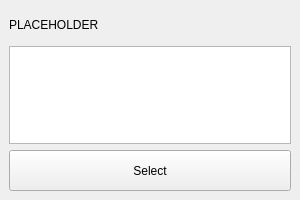
<?xml version="1.0" encoding="UTF-8"?>
<ui version="4.0">
 <class>MainWindow</class>
 <widget class="QMainWindow" name="MainWindow">
  <property name="geometry">
   <rect>
    <x>0</x>
    <y>0</y>
    <width>300</width>
    <height>200</height>
   </rect>
  </property>
  <property name="windowTitle">
   <string>Olfactory Controller</string>
  </property>
  <widget class="QWidget" name="central_widget">
   <layout class="QVBoxLayout" name="verticalLayout">
    <item>
     <widget class="QLabel" name="label">
      <property name="minimumSize">
       <size>
        <width>0</width>
        <height>31</height>
       </size>
      </property>
      <property name="text">
       <string>PLACEHOLDER</string>
      </property>
     </widget>
    </item>
    <item>
     <widget class="QListWidget" name="list_widget"/>
    </item>
    <item>
     <widget class="QPushButton" name="select_button">
      <property name="minimumSize">
       <size>
        <width>0</width>
        <height>41</height>
       </size>
      </property>
      <property name="focusPolicy">
       <enum>Qt::NoFocus</enum>
      </property>
      <property name="text">
       <string>Select</string>
      </property>
     </widget>
    </item>
   </layout>
  </widget>
 </widget>
 <resources/>
 <connections/>
</ui>
